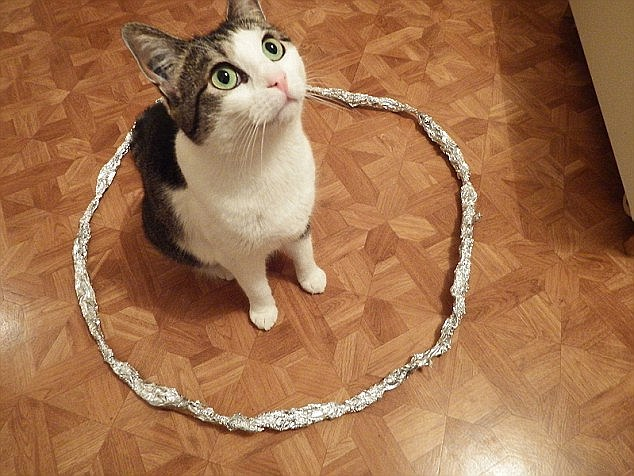
#> input picture Program/cat.jpg, 634 x 476 px
$ python -i filters.py   (imports and definitions only)
#> lines starting #> are read from the running program, lines starting #| are printed output that depends on the picture
#> further down, picture is the input picture: shape (476, 634, 3); mean B, G, R 76.2, 112.9, 160.9
import math
import cv2 as cv
import matplotlib.pyplot as plt
import numpy as np


class filters:
    def __init__(self, img):
        self.in_image = img
        self.gray = cv.cvtColor(self.in_image, cv.COLOR_BGR2GRAY)
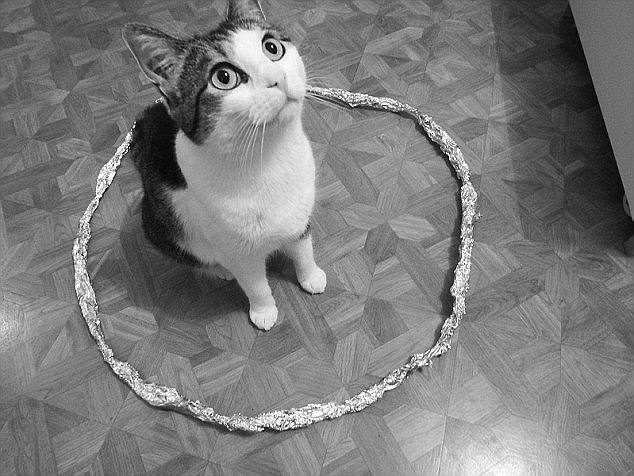
#> self.gray: shape (476, 634); min 1, max 255, mean 123.1
        self.img = self.in_image
        self.result = None

    # [56 lines left out: functions add_noise, bc_adj, show_histogram, not called in this run]

    def hist_equal(self):
        ycrcb = cv.cvtColor(self.img, cv.COLOR_BGR2YCR_CB)
#> ycrcb: shape (476, 634, 3); mean of channels 0, 1, 2 123.1, 155, 101.5
        channels = cv.split(ycrcb)
        cv.equalizeHist(channels[0], channels[0])
        cv.merge(channels, ycrcb)
        image = cv.cvtColor(ycrcb, cv.COLOR_YCR_CB2BGR)
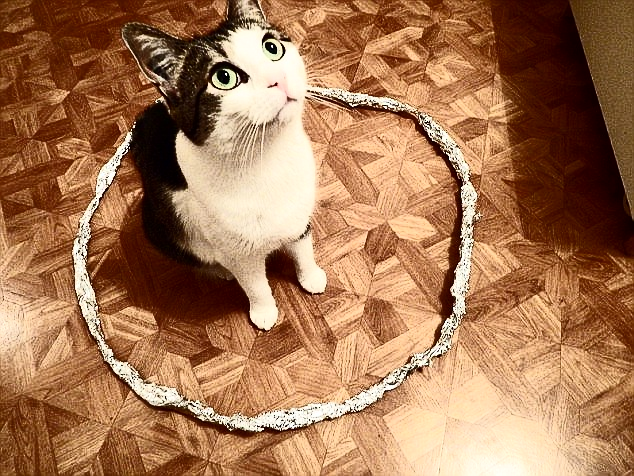
#> image: shape (476, 634, 3); mean B, G, R 83.3, 118.4, 165.6
#> ycrcb: shape (476, 634, 3); mean of channels 0, 1, 2 128.5, 155, 101.5
        self.result = image
        return image

    # [156 lines left out: functions low_pass_filter, high_pass_filter, median, avg, laplace, gauss and 16 more, not called in this run]

>>> import cv2
>>> picture = cv2.imread('cat.jpg')
>>> result = filters(picture).hist_equal()
